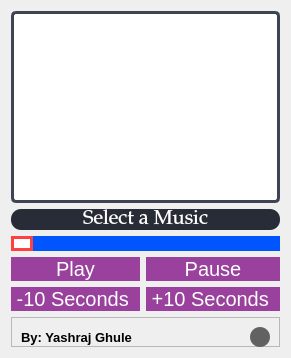
      <widget class="QWidget" name="home">
       <layout class="QGridLayout" name="gridLayout_2">
        <item row="5" column="1">
         <widget class="QPushButton" name="max">
          <property name="font">
           <font>
            <pointsize>15</pointsize>
           </font>
          </property>
          <property name="styleSheet">
           <string notr="true">QPushButton{
	color: rgb(255, 255, 255);
	border:none;
	background-color:rgb(153, 65, 156);
}
QPushButton:hover{
	background-color: rgb(214, 91, 218);
}
QPushButton:pressed{
	background-color:rgb(149, 79, 255);
}</string>
          </property>
          <property name="text">
           <string> +10 Seconds  </string>
          </property>
         </widget>
        </item>
        <item row="6" column="0" colspan="2">
         <widget class="QFrame" name="grip">
          <property name="enabled">
           <bool>true</bool>
          </property>
          <property name="maximumSize">
           <size>
            <width>16777215</width>
            <height>30</height>
           </size>
          </property>
          <property name="styleSheet">
           <string notr="true"/>
          </property>
          <property name="frameShape">
           <enum>QFrame::StyledPanel</enum>
          </property>
          <property name="frameShadow">
           <enum>QFrame::Raised</enum>
          </property>
          <layout class="QHBoxLayout" name="horizontalLayout">
           <item>
            <widget class="QLabel" name="label">
             <property name="minimumSize">
              <size>
               <width>0</width>
               <height>20</height>
              </size>
             </property>
             <property name="font">
              <font>
               <pointsize>10</pointsize>
               <weight>75</weight>
               <bold>true</bold>
              </font>
             </property>
             <property name="styleSheet">
              <string notr="true"/>
             </property>
             <property name="text">
              <string>By: Yashraj Ghule</string>
             </property>
            </widget>
           </item>
           <item>
            <widget class="QFrame" name="size_grip">
             <property name="minimumSize">
              <size>
               <width>0</width>
               <height>20</height>
              </size>
             </property>
             <property name="maximumSize">
              <size>
               <width>20</width>
               <height>16777215</height>
              </size>
             </property>
             <property name="toolTip">
              <string>resize</string>
             </property>
             <property name="styleSheet">
              <string notr="true">QFrame{
	background-color: rgb(98, 98, 98);
	border-radius:10px;
}</string>
             </property>
             <property name="frameShape">
              <enum>QFrame::StyledPanel</enum>
             </property>
             <property name="frameShadow">
              <enum>QFrame::Raised</enum>
             </property>
            </widget>
           </item>
          </layout>
         </widget>
        </item>
        <item row="3" column="0" colspan="2">
         <widget class="QSlider" name="volume">
          <property name="styleSheet">
           <string notr="true">QSlider::groove:horizontal{
	border-radius:10px;
	background-color: rgb(0, 85, 255);
	border:px solid rgb(255, 255, 255);
}
QSlider::handle:horizontal{
	height:21px;
	width:16px;
	background-color: rgb(255, 255, 255);
	border:3px solid rgb(255, 64, 64);
	border-radius:10px;
}
QSlider::handle:hover{
	background-color: rgb(255, 248, 57)
}
QSlider::handle:pressed{
	background-color: rgb(154, 150, 34);
}</string>
          </property>
          <property name="orientation">
           <enum>Qt::Horizontal</enum>
          </property>
         </widget>
        </item>
        <item row="5" column="0">
         <widget class="QPushButton" name="min">
          <property name="font">
           <font>
            <pointsize>15</pointsize>
           </font>
          </property>
          <property name="styleSheet">
           <string notr="true">QPushButton{
	color: rgb(255, 255, 255);
	border:none;
	background-color:rgb(153, 65, 156);
}
QPushButton:hover{
	background-color: rgb(214, 91, 218);
}
QPushButton:pressed{
	background-color:rgb(149, 79, 255);
}</string>
          </property>
          <property name="text">
           <string> -10 Seconds  </string>
          </property>
         </widget>
        </item>
        <item row="2" column="0" colspan="2">
         <widget class="QLabel" name="status">
          <property name="font">
           <font>
            <family>Palatino Linotype</family>
            <pointsize>15</pointsize>
           </font>
          </property>
          <property name="styleSheet">
           <string notr="true">background-color: rgb(39, 44, 54);
color: rgb(255, 255, 255);
border-radius:10px;</string>
          </property>
          <property name="text">
           <string>Select a Music</string>
          </property>
          <property name="alignment">
           <set>Qt::AlignCenter</set>
          </property>
         </widget>
        </item>
        <item row="4" column="1">
         <widget class="QPushButton" name="pause">
          <property name="font">
           <font>
            <pointsize>15</pointsize>
           </font>
          </property>
          <property name="styleSheet">
           <string notr="true">QPushButton{
	color: rgb(255, 255, 255);
	border:none;
	background-color:rgb(153, 65, 156);
}
QPushButton:hover{
	background-color: rgb(214, 91, 218);
}
QPushButton:pressed{
	background-color:rgb(149, 79, 255);
}</string>
          </property>
          <property name="text">
           <string>Pause</string>
          </property>
         </widget>
        </item>
        <item row="4" column="0">
         <widget class="QPushButton" name="play">
          <property name="font">
           <font>
            <pointsize>15</pointsize>
           </font>
          </property>
          <property name="styleSheet">
           <string notr="true">QPushButton{
	color: rgb(255, 255, 255);
	border:none;
	background-color:rgb(153, 65, 156);
}
QPushButton:hover{
	background-color: rgb(214, 91, 218);
}
QPushButton:pressed{
	background-color:rgb(149, 79, 255);
}</string>
          </property>
          <property name="text">
           <string>Play</string>
          </property>
         </widget>
        </item>
        <item row="1" column="0" colspan="2">
         <widget class="QListWidget" name="listWidget">
          <property name="font">
           <font>
            <family>Palatino Linotype</family>
            <pointsize>10</pointsize>
            <weight>50</weight>
            <italic>false</italic>
            <bold>false</bold>
           </font>
          </property>
          <property name="styleSheet">
           <string notr="true">QListWidget {	
	background-color: rgb(255, 255, 255);
	padding: 10px;
	border-radius: 5px;
	gridline-color: rgb(44, 49, 60);
	border-bottom: 1px solid rgb(44, 49, 60);
	border:3px solid rgb(61, 69, 85);
	font: 10pt &quot;Palatino Linotype&quot;;
}
QListWidget::item{
	border-color: rgb(44, 49, 60);
	padding-left: 5px;
	padding-right: 5px;
	gridline-color: rgb(44, 49, 60);
}
QListWidget::item:selected{
	background-color: rgb(85, 170, 255);
	color:rgb(0,0,0);
}
QScrollBar:horizontal {
    border: none;
    background: rgb(52, 59, 72);
    height: 14px;
    margin: 0px 21px 0 21px;
	border-radius: 0px;
}
 QScrollBar:vertical {
	border: none;
    background: rgb(52, 59, 72);
    width: 14px;
    margin: 21px 0 21px 0;
	border-radius: 0px;
 }
QHeaderView::section{
	Background-color: rgb(39, 44, 54);
	max-width: 30px;
	border: 1px solid rgb(44, 49, 60);
	border-style: none;
    border-bottom: 1px solid rgb(44, 49, 60);
    border-right: 1px solid rgb(44, 49, 60);
}
QListWidget::horizontalHeader {	
	background-color: rgb(81, 255, 0);
}
QHeaderView::section:horizontal
{
    border: 1px solid rgb(32, 34, 42);
	background-color: rgb(27, 29, 35);
	padding: 3px;
	border-top-left-radius: 7px;
    border-top-right-radius: 7px;
}
QHeaderView::section:vertical
{
    border: 1px solid rgb(44, 49, 60);
}
</string>
          </property>
         </widget>
        </item>
       </layout>
      </widget>
